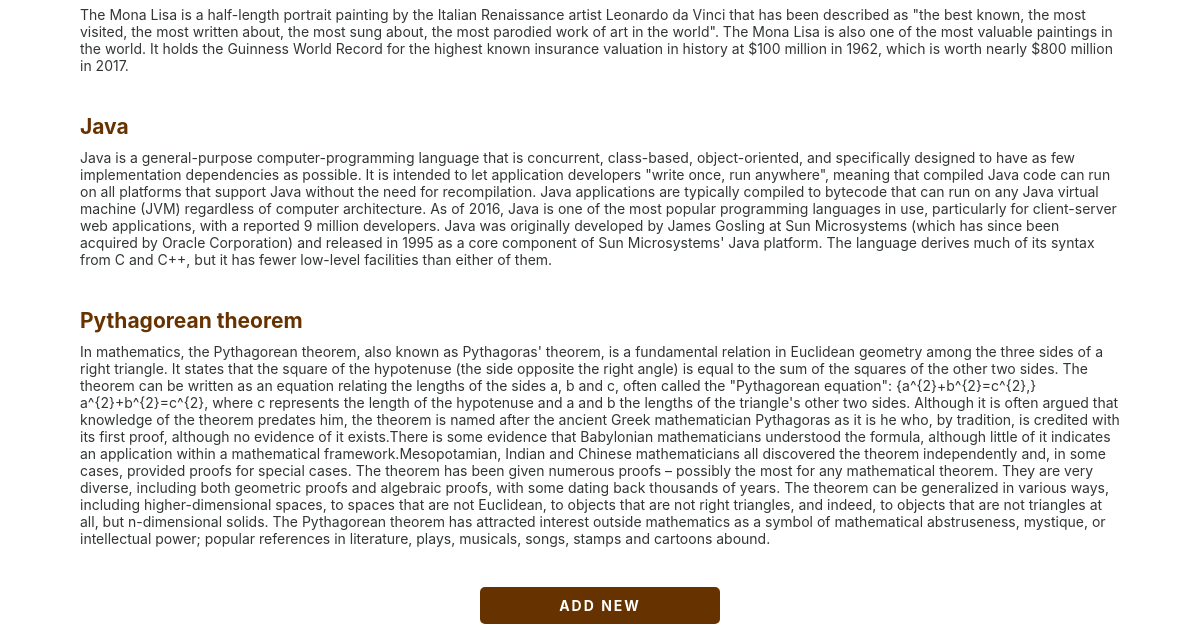
Before: /articleshub/articles/ (signed in, lower part) with the older database file.
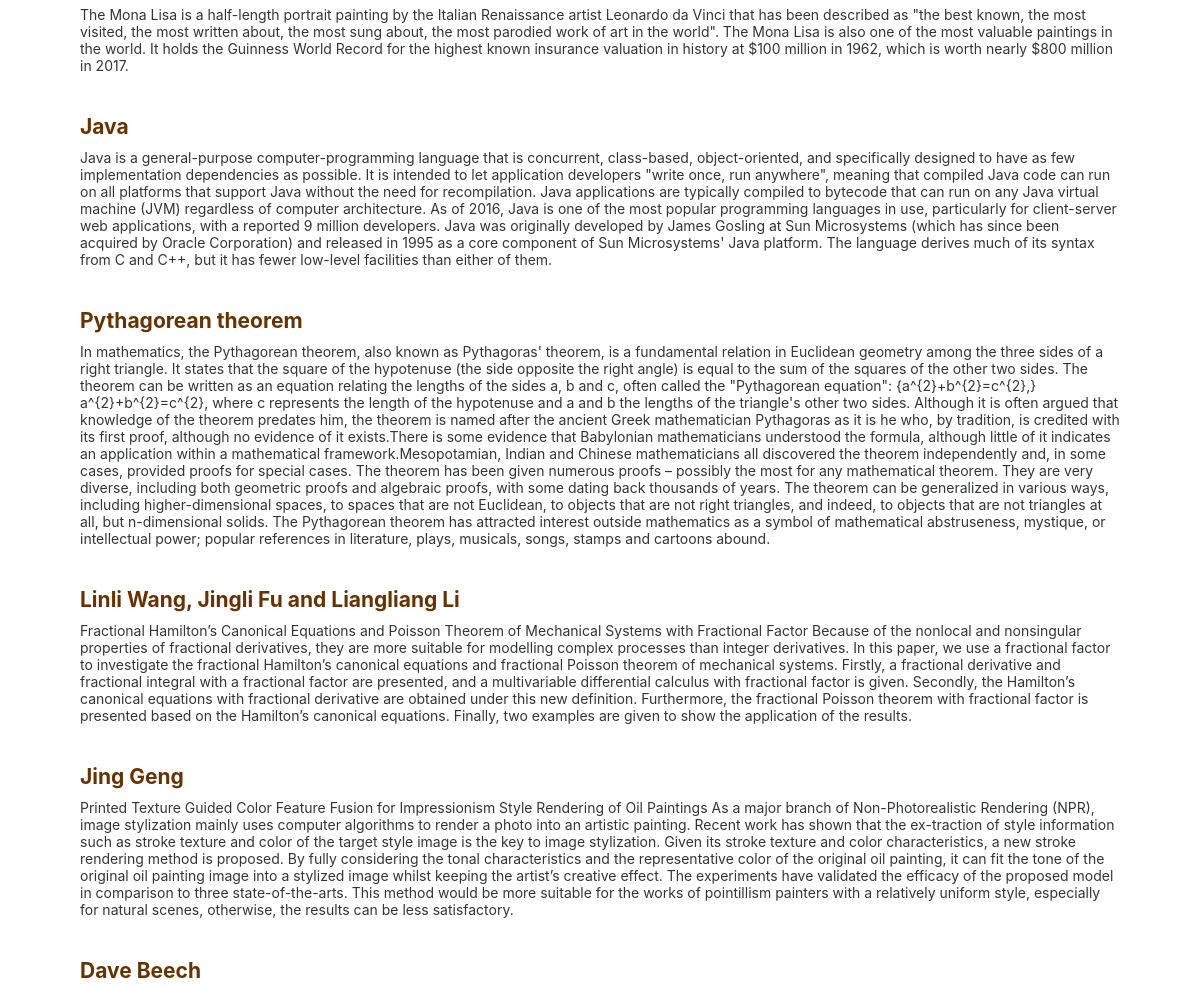
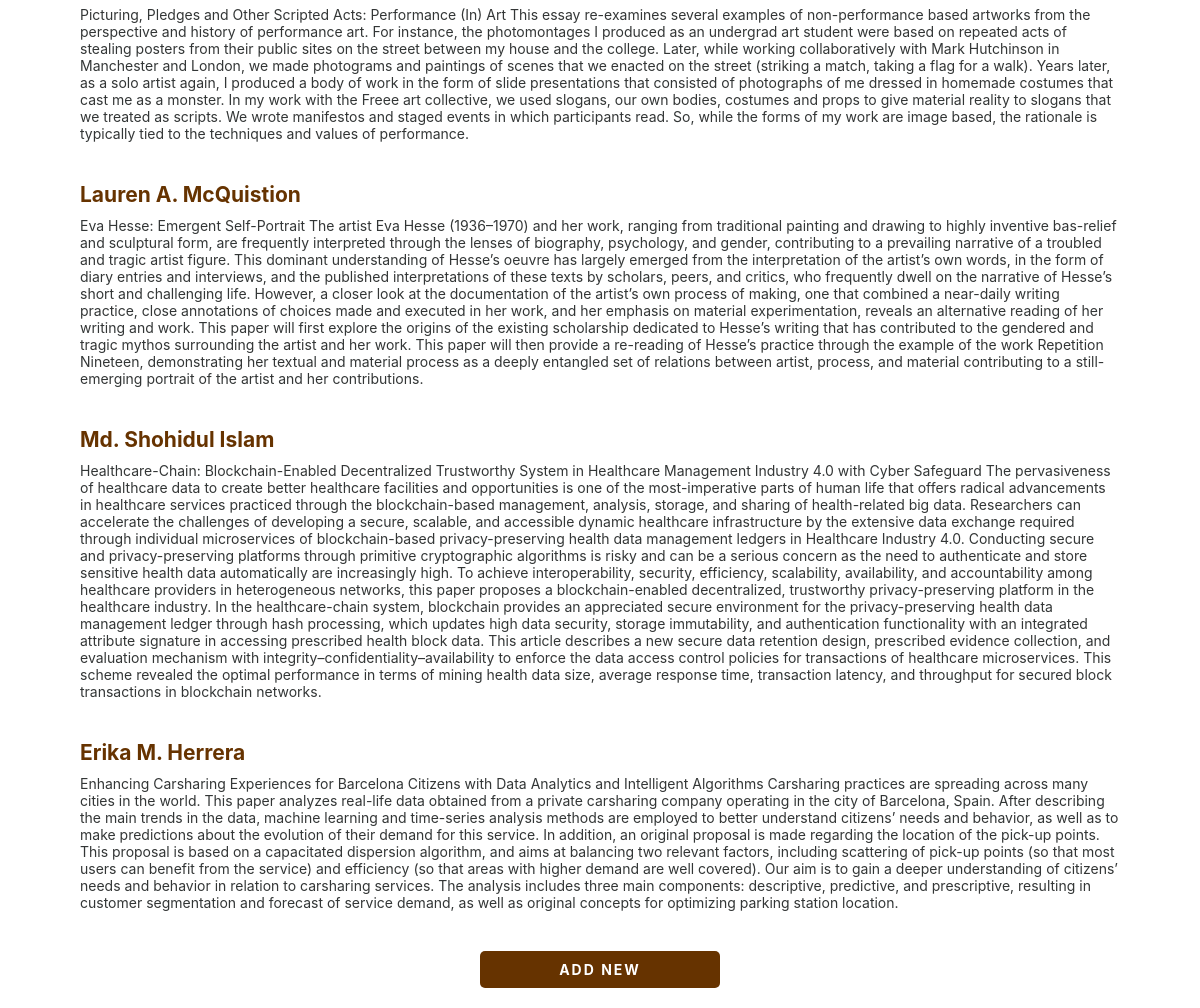
After: the same page with the newer database file (2 pictures, top to bottom).
### ARTICLES_HUB/models.py (models this page shows, shortened)
class Article (models.Model):
    article_id = models.IntegerField
    type_id = models.ForeignKey (ArticleType, on_delete=models.SET_NULL, null=True)
    category_id = models.ForeignKey (ArticleCategory, on_delete=models.SET_NULL, null=True)
    article_name = models.TextField(max_length=255)
    year_of_born = models.TextField(max_length=50, blank=True)
    year_of_died = models.TextField(max_length=50, blank=True)
    nationality = models.TextField(max_length=50, blank=True)
    notable_work = models.TextField(max_length=255, blank=True)
    article_about = models.TextField(max_length=8000, blank=True)
    known_for = models.TextField(max_length=255, blank=True)
    article_year = models.TextField(max_length=50, blank=True)
    medium = models.TextField(max_length=255, blank=True)
    dimensions = models.TextField(max_length=255, blank=True)
    location = models.TextField(max_length=255, blank=True)
    designed = models.TextField(max_length=255, blank=True)
    developer = models.TextField(max_length=255, blank=True)

### ARTICLES_HUB/views.py (the view, shortened to what this page needs)
# urls.py: path("articles/", ArticlesListView.as_view(), name = "article_list"),
class ArticlesListView(ListView):
    model = Article
    template_name = "article_list.html"
    def get(self, request, *args, **kwargs):
        view = views.article_filter_list
        return view(request, *args, **kwargs)

### ARTICLES_HUB/models.py (called while the page is built)
    def __str__(self):
        return self.category_name

### ARTICLES_HUB/views.py (called while the page is built)
def article_filter_list(request):
    articles = Article.objects.all()
    articleFilter = ArticleFilter(queryset=articles)
    if request.method == "POST":
        articleFilter = ArticleFilter(request.POST, queryset=articles)
    context = {
        'articleFilter': articleFilter
    }
    return render(request, 'article_list.html', context)

### ARTICLES_HUB/templates/article_list.html (shortened to what this page needs)
{% extends "base.html" %}
{% block content %}
{% if user.is_authenticated %}
<br />
{% for article in articleFilter.qs %}
<div class="tour-entry">
    <h2><a href=" {% url 'article_detail' article.pk %} " >{{article.article_name}}</a></h2>
    <p>{{article.article_about}}</p>
</div>
{% endfor %}
<center>
    {% if 'contenttypes.add_contenttype' in perms %}
    <a href="{% url 'article_new' %}" class="button-dark">ADD NEW</a>
    {% endif %}
</center>
{% endif %}
{% endblock content %}

Changed rows visible on the page:
added Article: article_name "Linli Wang, Jingli Fu and Liangliang Li", article_about "Fractional Hamilton’s Canonical Equations and Poisson Theorem of Mechanical Systems with Fractional Factor Because of the nonlocal and nonsingular properties of fractional derivatives, they are more suitable for modelling complex processes than integer derivatives. In this paper, we use a fractional factor to investigate the fractional Hamilton’s canonical equations and fractional Poisson theorem of mechanical systems. Firstly, a fractional derivative and fractional integral with a fractional factor are presented, and a multivariable differential calculus with fractional factor is given. Secondly, the Hamilton’s canonical equations with fractional derivative are obtained under this new…"
added Article: article_name "Jing Geng", article_about "Printed Texture Guided Color Feature Fusion for Impressionism Style Rendering of Oil Paintings As a major branch of Non-Photorealistic Rendering (NPR), image stylization mainly uses computer algorithms to render a photo into an artistic painting. Recent work has shown that the ex-traction of style information such as stroke texture and color of the target style image is the key to image stylization. Given its stroke texture and color characteristics, a new stroke rendering method is proposed. By fully considering the tonal characteristics and the representative color of the original oil painting, it can fit the tone of the original oil painting image into a stylized image whilst keeping the…"
added Article: article_name "Dave Beech", article_about "Picturing, Pledges and Other Scripted Acts: Performance (In) Art This essay re-examines several examples of non-performance based artworks from the perspective and history of performance art. For instance, the photomontages I produced as an undergrad art student were based on repeated acts of stealing posters from their public sites on the street between my house and the college. Later, while working collaboratively with Mark Hutchinson in Manchester and London, we made photograms and paintings of scenes that we enacted on the street (striking a match, taking a flag for a walk). Years later, as a solo artist again, I produced a body of work in the form of slide presentations that consisted…"
added Article: article_name "Lauren A. McQuistion", article_about "Eva Hesse: Emergent Self-Portrait The artist Eva Hesse (1936–1970) and her work, ranging from traditional painting and drawing to highly inventive bas-relief and sculptural form, are frequently interpreted through the lenses of biography, psychology, and gender, contributing to a prevailing narrative of a troubled and tragic artist figure. This dominant understanding of Hesse’s oeuvre has largely emerged from the interpretation of the artist’s own words, in the form of diary entries and interviews, and the published interpretations of these texts by scholars, peers, and critics, who frequently dwell on the narrative of Hesse’s short and challenging life. However, a closer look at the…"
added Article: article_name "Md. Shohidul Islam", article_about "Healthcare-Chain: Blockchain-Enabled Decentralized Trustworthy System in Healthcare Management Industry 4.0 with Cyber Safeguard The pervasiveness of healthcare data to create better healthcare facilities and opportunities is one of the most-imperative parts of human life that offers radical advancements in healthcare services practiced through the blockchain-based management, analysis, storage, and sharing of health-related big data. Researchers can accelerate the challenges of developing a secure, scalable, and accessible dynamic healthcare infrastructure by the extensive data exchange required through individual microservices of blockchain-based privacy-preserving health data management…"
added Article: article_name "Erika M. Herrera", article_about "Enhancing Carsharing Experiences for Barcelona Citizens with Data Analytics and Intelligent Algorithms Carsharing practices are spreading across many cities in the world. This paper analyzes real-life data obtained from a private carsharing company operating in the city of Barcelona, Spain. After describing the main trends in the data, machine learning and time-series analysis methods are employed to better understand citizens’ needs and behavior, as well as to make predictions about the evolution of their demand for this service. In addition, an original proposal is made regarding the location of the pick-up points. This proposal is based on a capacitated dispersion algorithm, and aims at…"
